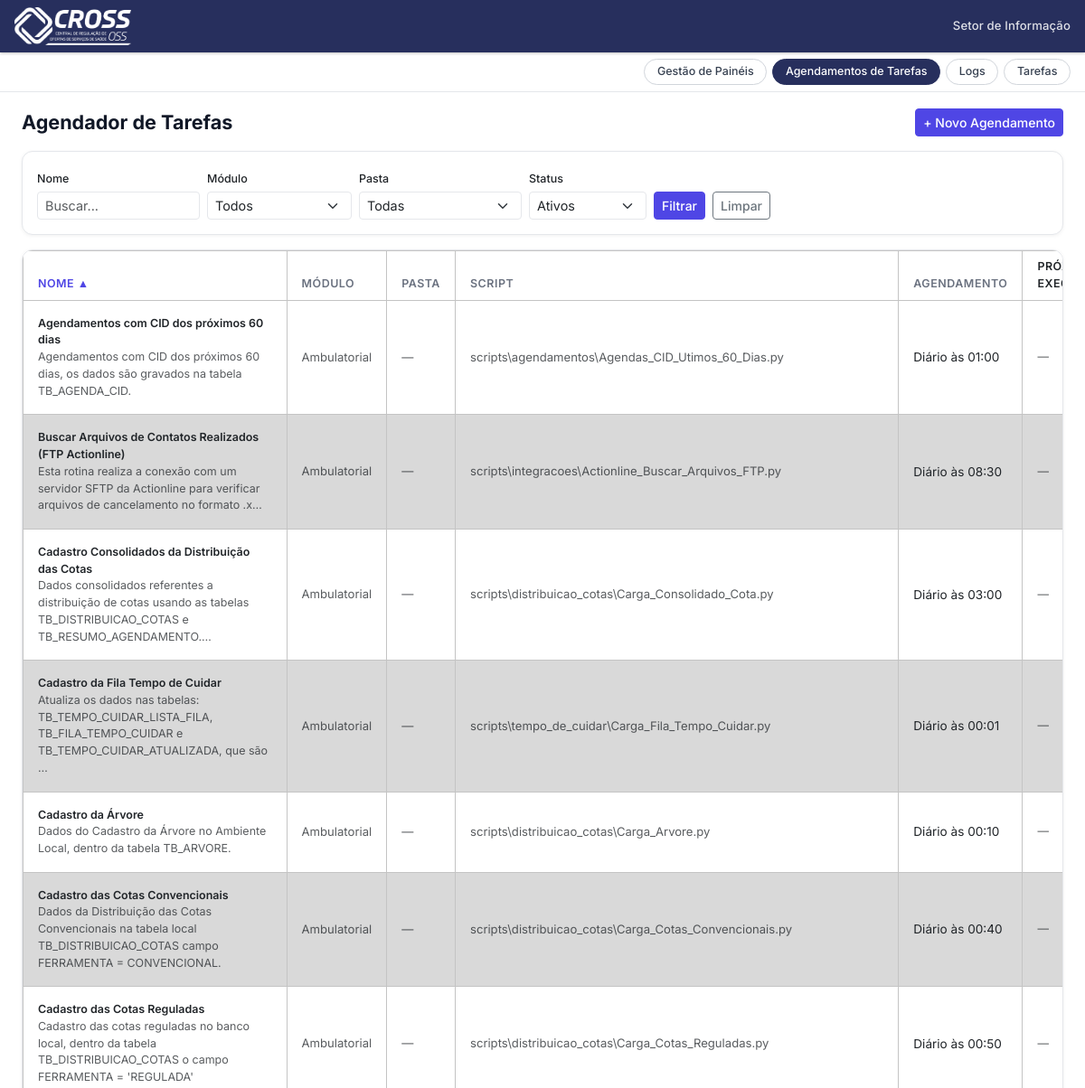
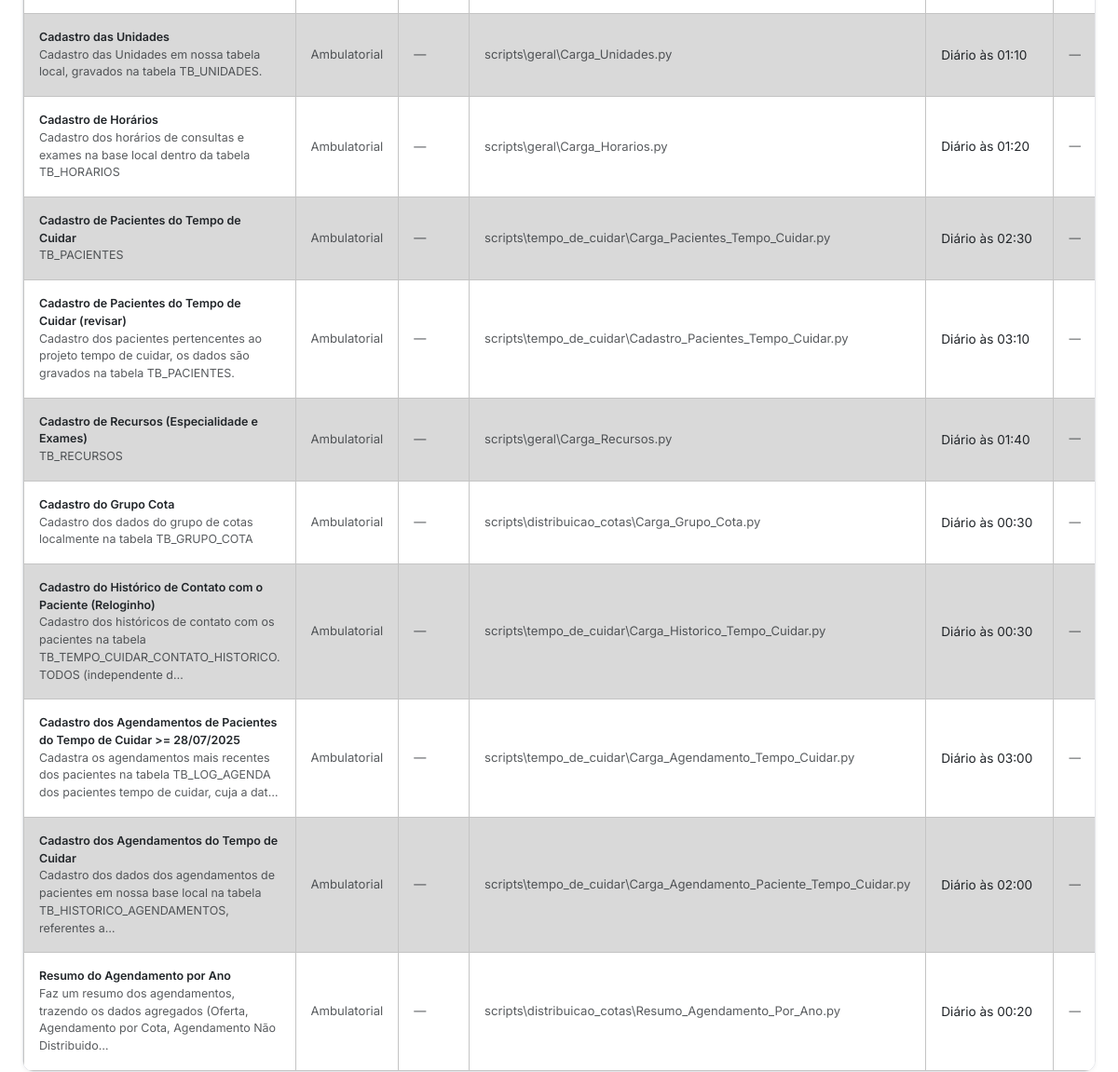
Page /agendador/ on the committed database (2 pictures, top to bottom).
### agendador/models.py (models this page shows, shortened)
class TarefaAgendada(models.Model):
    TIPO_CHOICES = [
        ('diario',     'Diário'),
        ('dias_uteis', 'Dias Úteis'),
        ('uma_vez',    'Uma Vez'),
        ('semanal',    'Semanal'),
        ('mensal',     'Mensal'),
        ('intervalo',  'Por Intervalo'),
    ]
    MODULO_CHOICES = [
        ('',                 '— Selecione —'),
        ('ambulatorial',     'Ambulatorial'),
        ('urgencia',         'Urgência'),
        ('leitos_aih',       'Leitos AIH'),
        ('leitos',           'Leitos'),
        ('pre_hospitalar',   'Pré-Hospitalar'),
        ('indicadores',      'Indicadores'),
        ('agendamentos',     'Agendamentos'),
        ('naep',             'NAEP'),
        ('nucleo_oncologia', 'Núcleo de Oncologia'),
        ('oncologia',        'Oncologia'),
    ]
    nome = models.CharField(max_length=200)
    descricao = models.TextField(blank=True)
    modulo = models.CharField(max_length=20, choices=MODULO_CHOICES, blank=True)
    caminho_script = models.CharField(max_length=500)
    argumentos = models.CharField(max_length=500, blank=True)
    tipo_agendamento = models.CharField(max_length=20, choices=TIPO_CHOICES, default='diario')
    horario = models.TimeField(null=True, blank=True)
    data_inicio = models.DateField(null=True, blank=True)
    intervalo_minutos = models.PositiveIntegerField(null=True, blank=True)
    dias_semana = models.CharField(max_length=30, blank=True, default='')   # 'mon,wed,fri'
    repetir_semanas = models.PositiveIntegerField(default=1)
    dias_mes = models.CharField(max_length=100, blank=True, default='')     # '1,15'
    meses_execucao = models.CharField(max_length=50, blank=True, default='*')  # '1,6,12' ou '*'
    observacoes = models.TextField(blank=True)
    ativa = models.BooleanField(default=True)
    criada_em = models.DateTimeField(auto_now_add=True)
    atualizada_em = models.DateTimeField(auto_now=True)
    ultima_execucao = models.DateTimeField(null=True, blank=True)
    class Meta:
        ordering = ['-criada_em']
        verbose_name = 'Tarefa Agendada'
        verbose_name_plural = 'Tarefas Agendadas'
    @property
    def pasta(self):
        from pathlib import Path
        partes = Path(self.caminho_script).parts if self.caminho_script else []
        return partes[1] if len(partes) >= 2 else '—'
    @property
    def nome_script(self):
        from pathlib import Path
        return Path(self.caminho_script).name if self.caminho_script else '—'
    def descricao_agendamento(self):
        h = self.horario.strftime('%H:%M') if self.horario else '—'
        tipo = self.tipo_agendamento
        if tipo == 'diario':
            return f'Diário às {h}'

### agendador/views.py (the view)
# urls.py: path('', views.lista_agendadas, name='lista_agendadas'),
def lista_agendadas(request):
    from .forms import _pasta_choices
    filtro_nome   = request.GET.get('nome', '').strip()
    filtro_modulo = request.GET.get('modulo', '').strip()
    filtro_pasta  = request.GET.get('pasta', '').strip()
    filtro_status = request.GET.get('status', 'ativo')  # padrão: apenas ativos
    ordem    = request.GET.get('ordem', 'nome')
    direcao  = request.GET.get('dir', 'asc')
    campo_db = COLUNAS_ORDEM.get(ordem, 'nome')
    prefixo  = '-' if direcao == 'desc' else ''
    qs = TarefaAgendada.objects.all()
    if filtro_nome:
        qs = qs.filter(nome__icontains=filtro_nome)
    if filtro_modulo:
        qs = qs.filter(modulo=filtro_modulo)
    if filtro_pasta:
        qs = qs.filter(caminho_script__icontains=filtro_pasta)
    if filtro_status == 'ativo':
        qs = qs.filter(ativa=True)
    elif filtro_status == 'inativo':
        qs = qs.filter(ativa=False)
    tarefas = list(qs.order_by(f'{prefixo}{campo_db}'))
    _proximas(tarefas)
    colunas = [
        ('nome',            'Nome',             '18%'),
        ('modulo',          'Módulo',            '8%'),
        ('pasta',           'Pasta',             '9%'),
        ('script',          'Script',            '10%'),
        ('agendamento',     'Agendamento',       '11%'),
        ('',                'Próxima execução',  '9%'),
        ('ultima_execucao', 'Última execução',   '9%'),
        ('status',          'Status',            '6%'),
        ('',                'Ações',             '200px'),
    ]
    return render(request, 'agendador/lista.html', {
        'tarefas':       tarefas,
        'ordem':         ordem,
        'direcao':       direcao,
        'colunas':       colunas,
        'filtro_nome':   filtro_nome,
        'filtro_modulo': filtro_modulo,
        'filtro_pasta':  filtro_pasta,
        'filtro_status': filtro_status,
        'modulo_choices': TarefaAgendada.MODULO_CHOICES[1:],
        'pasta_choices':  _pasta_choices()[1:],
    })

### agendador/forms.py (called while the page is built)
def _pasta_choices():
    scripts_dir = settings.BASE_DIR / 'scripts'
    if not scripts_dir.exists():
        return [('', '— Selecione a pasta —')]
    pastas = sorted(p.name for p in scripts_dir.iterdir() if p.is_dir() and not p.name.startswith('.'))
    return [('', '— Selecione a pasta —')] + [(p, p) for p in pastas]

### agendador/scheduler.py (called while the page is built)
def proxima_execucao(tarefa_id):
    job = scheduler.get_job(f'tarefa_{tarefa_id}')
    return job.next_run_time if job else None

### agendador/views.py (called while the page is built)
def _proximas(tarefas):
    for t in tarefas:
        t.proxima_execucao = sched.proxima_execucao(t.pk) if t.ativa else None
    return tarefas

### agendador/templates/agendador/lista.html (shortened to what this page needs)
{% extends 'base.html' %}
{% load static %}
{% block nav_agendador %}active{% endblock %}
{% block container_style %}max-width:98%;{% endblock %}
{% block content %}
<div class="d-flex justify-content-between align-items-center mb-3">
    <h2 class="mb-0">Agendador de Tarefas</h2>
    <a href="{% url 'criar_agendada' %}" class="btn btn-primary btn-sm">+ Novo Agendamento</a>
</div>
<form method="get" class="card p-3 mb-3">
    <div class="d-flex flex-wrap gap-2 align-items-end">
        <div>
            <label class="form-label mb-1" style="font-size:.78rem;">Nome</label>
            <input type="text" name="nome" class="form-control form-control-sm" style="width:180px;"
                   placeholder="Buscar..." value="{{ filtro_nome }}">
        </div>
        <div>
            <label class="form-label mb-1" style="font-size:.78rem;">Módulo</label>
            <select name="modulo" class="form-select form-select-sm" style="width:160px;">
                <option value="">Todos</option>
            </select>
        </div>
        <div>
            <label class="form-label mb-1" style="font-size:.78rem;">Pasta</label>
            <select name="pasta" class="form-select form-select-sm" style="width:180px;">
                <option value="">Todas</option>
            </select>
        </div>
        <div>
            <label class="form-label mb-1" style="font-size:.78rem;">Status</label>
            <select name="status" class="form-select form-select-sm" style="width:130px;">
                <option value="ativo"   {% if filtro_status == 'ativo'   %}selected{% endif %}>Ativos</option>
            </select>
        </div>
        <div class="d-flex gap-2">
            <button type="submit" class="btn btn-primary btn-sm">Filtrar</button>
            <a href="{% url 'lista_agendadas' %}?status=ativo" class="btn btn-outline-secondary btn-sm">Limpar</a>
        </div>
    </div>
</form>
{% if tarefas %}
<div class="card p-0" style="overflow-x:auto;">
    <table class="table table-hover mb-0" style="font-size:.875rem; width:100%;">
        <thead style="background:#f3f4f6; font-size:.8rem; color: var(--cor-texto-suave); text-transform:uppercase; letter-spacing:.04em;">
            <tr>
                {% for col, label, w in colunas %}
                <th class="px-3 py-2 fw-semibold" style="width:{{ w }};">
                    {% if col %}
                        {% with f="nome="|add:filtro_nome|add:"&modulo="|add:filtro_modulo|add:"&pasta="|add:filtro_pasta|add:"&status="|add:filtro_status %}
                        {% if ordem == col %}
                            {% if direcao == 'asc' %}
                                <a href="?{{ f }}&ordem={{ col }}&dir=desc" class="col-sort col-sort-ativo">{{ label }} ▲</a>
                            {% else %}
                                <a href="?{{ f }}&ordem={{ col }}&dir=asc" class="col-sort col-sort-ativo">{{ label }} ▼</a>
                            {% endif %}
                        {% else %}
                            <a href="?{{ f }}&ordem={{ col }}&dir=asc" class="col-sort">{{ label }}</a>
                        {% endif %}
                        {% endwith %}
                    {% else %}
                        {{ label }}
                    {% endif %}
                </th>
                {% endfor %}
            </tr>
        </thead>
        <tbody>
        {% for t in tarefas %}
        <tr style="vertical-align:middle;">
            <td class="px-3 py-3 fw-semibold">
                {{ t.nome }}
                {% if t.descricao %}
                <div class="text-muted fw-normal" style="font-size:.78rem;">{{ t.descricao|truncatechars:120 }}</div>
                {% endif %}
            </td>
            <td class="px-3 py-3 text-muted" style="font-size:.82rem;">
                {{ t.get_modulo_display|default:"—" }}
            </td>
            <td class="px-3 py-3 text-muted" style="font-size:.82rem;">
                {{ t.pasta }}
            </td>
            <td class="px-3 py-3 text-muted" style="font-size:.82rem;">
                {{ t.nome_script }}
            </td>
            <td class="px-3 py-3" style="font-size:.85rem;">
                {{ t.descricao_agendamento }}
            </td>
            <td class="px-3 py-3 text-muted">
                {% if t.proxima_execucao %}
                    {{ t.proxima_execucao|date:"d/m/Y H:i" }}
                {% else %}—{% endif %}
            </td>
        </tr>
        {% endfor %}
        </tbody>
    </table>
</div>
{% endif %}
{% endblock %}

### agendador/templates/agendador/lista.html (style rules this page uses)
.col-sort { color: var(--cor-texto-suave); text-decoration: none; white-space: nowrap; }
.col-sort-ativo { color: var(--cor-primaria); }

### rows in the picture
TarefaAgendada: nome "Agendamentos com CID dos próximos 60 dias", descricao "Agendamentos com CID dos próximos 60 dias, os dados são gravados na tabela TB_AGENDA_CID.", modulo "Ambulatorial", pasta "—", nome_script "scripts\\agendamentos\\Agendas_CID_Utimos_60_Dias.py", descricao_agendamento "Diário às 01:00"
TarefaAgendada: nome "Buscar Arquivos de Contatos Realizados (FTP Actionline)", descricao "Esta rotina realiza a conexão com um servidor SFTP da Actionline para verificar arquivos de cancelamento no formato .x…", modulo "Ambulatorial", pasta "—", nome_script "scripts\\integracoes\\Actionline_Buscar_Arquivos_FTP.py", descricao_agendamento "Diário às 08:30"
TarefaAgendada: nome "Cadastro Consolidados da Distribuição das Cotas", descricao "Dados consolidados referentes a distribuição de cotas usando as tabelas TB_DISTRIBUICAO_COTAS e TB_RESUMO_AGENDAMENTO.…", modulo "Ambulatorial", pasta "—", nome_script "scripts\\distribuicao_cotas\\Carga_Consolidado_Cota.py", descricao_agendamento "Diário às 03:00"
TarefaAgendada: nome "Cadastro da Fila Tempo de Cuidar", descricao "Atualiza os dados nas tabelas: TB_TEMPO_CUIDAR_LISTA_FILA, TB_FILA_TEMPO_CUIDAR e TB_TEMPO_CUIDAR_ATUALIZADA, que são …", modulo "Ambulatorial", pasta "—", nome_script "scripts\\tempo_de_cuidar\\Carga_Fila_Tempo_Cuidar.py", descricao_agendamento "Diário às 00:01"
TarefaAgendada: nome "Cadastro da Árvore", descricao "Dados do Cadastro da Árvore no Ambiente Local, dentro da tabela TB_ARVORE.", modulo "Ambulatorial", pasta "—", nome_script "scripts\\distribuicao_cotas\\Carga_Arvore.py", descricao_agendamento "Diário às 00:10"
TarefaAgendada: nome "Cadastro das Cotas Convencionais", descricao "Dados da Distribuição das Cotas Convencionais na tabela local TB_DISTRIBUICAO_COTAS campo FERRAMENTA = CONVENCIONAL.", modulo "Ambulatorial", pasta "—", nome_script "scripts\\distribuicao_cotas\\Carga_Cotas_Convencionais.py", descricao_agendamento "Diário às 00:40"
TarefaAgendada: nome "Cadastro das Cotas Reguladas", descricao "Cadastro das cotas reguladas no banco local, dentro da tabela TB_DISTRIBUICAO_COTAS o campo FERRAMENTA = 'REGULADA'", modulo "Ambulatorial", pasta "—", nome_script "scripts\\distribuicao_cotas\\Carga_Cotas_Reguladas.py", descricao_agendamento "Diário às 00:50"
TarefaAgendada: nome "Cadastro das Unidades", descricao "Cadastro das Unidades em nossa tabela local, gravados na tabela TB_UNIDADES.", modulo "Ambulatorial", pasta "—", nome_script "scripts\\geral\\Carga_Unidades.py", descricao_agendamento "Diário às 01:10"
TarefaAgendada: nome "Cadastro de Horários", descricao "Cadastro dos horários de consultas e exames na base local dentro da tabela TB_HORARIOS", modulo "Ambulatorial", pasta "—", nome_script "scripts\\geral\\Carga_Horarios.py", descricao_agendamento "Diário às 01:20"
TarefaAgendada: nome "Cadastro de Pacientes do Tempo de Cuidar", descricao "TB_PACIENTES", modulo "Ambulatorial", pasta "—", nome_script "scripts\\tempo_de_cuidar\\Carga_Pacientes_Tempo_Cuidar.py", descricao_agendamento "Diário às 02:30"
TarefaAgendada: nome "Cadastro de Pacientes do Tempo de Cuidar (revisar)", descricao "Cadastro dos pacientes pertencentes ao projeto tempo de cuidar, os dados são gravados na tabela TB_PACIENTES.", modulo "Ambulatorial", pasta "—", nome_script "scripts\\tempo_de_cuidar\\Cadastro_Pacientes_Tempo_Cuidar.py", descricao_agendamento "Diário às 03:10"
TarefaAgendada: nome "Cadastro de Recursos (Especialidade e Exames)", descricao "TB_RECURSOS", modulo "Ambulatorial", pasta "—", nome_script "scripts\\geral\\Carga_Recursos.py", descricao_agendamento "Diário às 01:40"
TarefaAgendada: nome "Cadastro do Grupo Cota", descricao "Cadastro dos dados do grupo de cotas localmente na tabela TB_GRUPO_COTA", modulo "Ambulatorial", pasta "—", nome_script "scripts\\distribuicao_cotas\\Carga_Grupo_Cota.py", descricao_agendamento "Diário às 00:30"
TarefaAgendada: nome "Cadastro do Histórico de Contato com o Paciente (Reloginho)", descricao "Cadastro dos históricos de contato com os pacientes na tabela TB_TEMPO_CUIDAR_CONTATO_HISTORICO. TODOS (independente d…", modulo "Ambulatorial", pasta "—", nome_script "scripts\\tempo_de_cuidar\\Carga_Historico_Tempo_Cuidar.py", descricao_agendamento "Diário às 00:30"
TarefaAgendada: nome "Cadastro dos Agendamentos de Pacientes do Tempo de Cuidar >= 28/07/2025", descricao "Cadastra os agendamentos mais recentes dos pacientes na tabela TB_LOG_AGENDA dos pacientes tempo de cuidar, cuja a dat…", modulo "Ambulatorial", pasta "—", nome_script "scripts\\tempo_de_cuidar\\Carga_Agendamento_Tempo_Cuidar.py", descricao_agendamento "Diário às 03:00"
TarefaAgendada: nome "Cadastro dos Agendamentos do Tempo de Cuidar", descricao "Cadastro dos dados dos agendamentos de pacientes em nossa base local na tabela TB_HISTORICO_AGENDAMENTOS, referentes a…", modulo "Ambulatorial", pasta "—", nome_script "scripts\\tempo_de_cuidar\\Carga_Agendamento_Paciente_Tempo_Cuidar.py", descricao_agendamento "Diário às 02:00"
TarefaAgendada: nome "Resumo do Agendamento por Ano", descricao "Faz um resumo dos agendamentos, trazendo os dados agregados (Oferta, Agendamento por Cota, Agendamento Não Distribuido…", modulo "Ambulatorial", pasta "—", nome_script "scripts\\distribuicao_cotas\\Resumo_Agendamento_Por_Ano.py", descricao_agendamento "Diário às 00:20"

### other values in the picture
{{ label }} "NOME"
{{ label }} "MÓDULO" "PASTA" "SCRIPT" "AGENDAMENTO"
